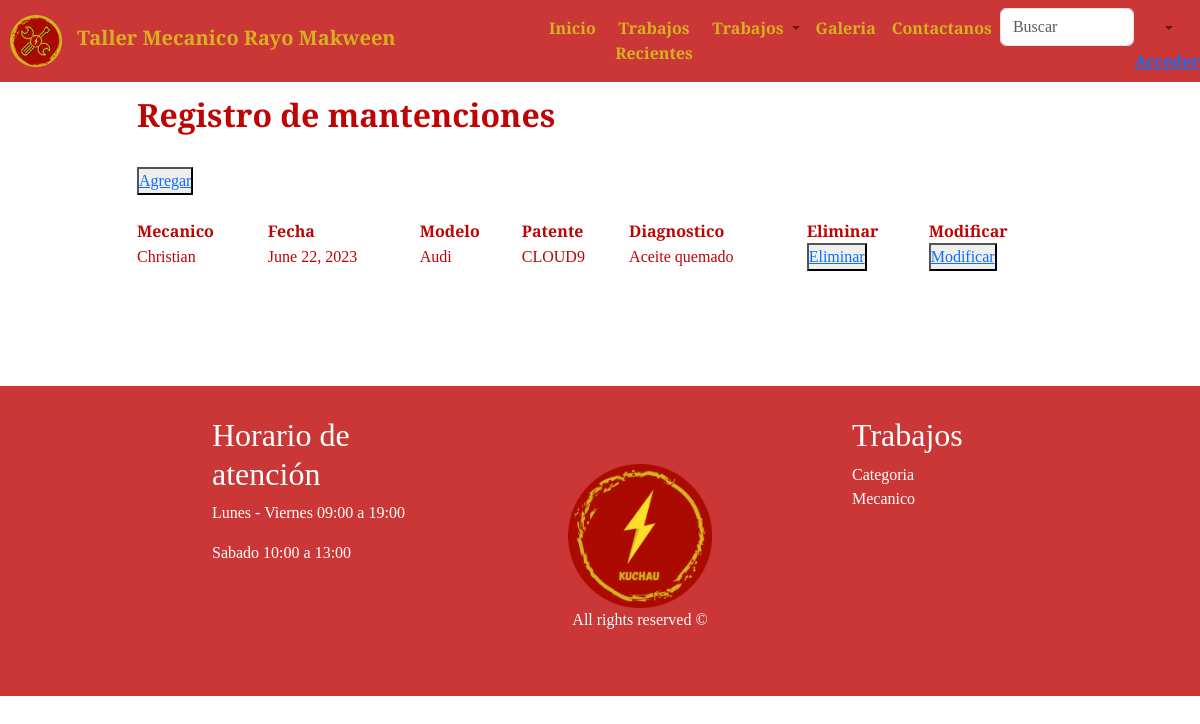
The app's page /taller/crud_atencion, older data.
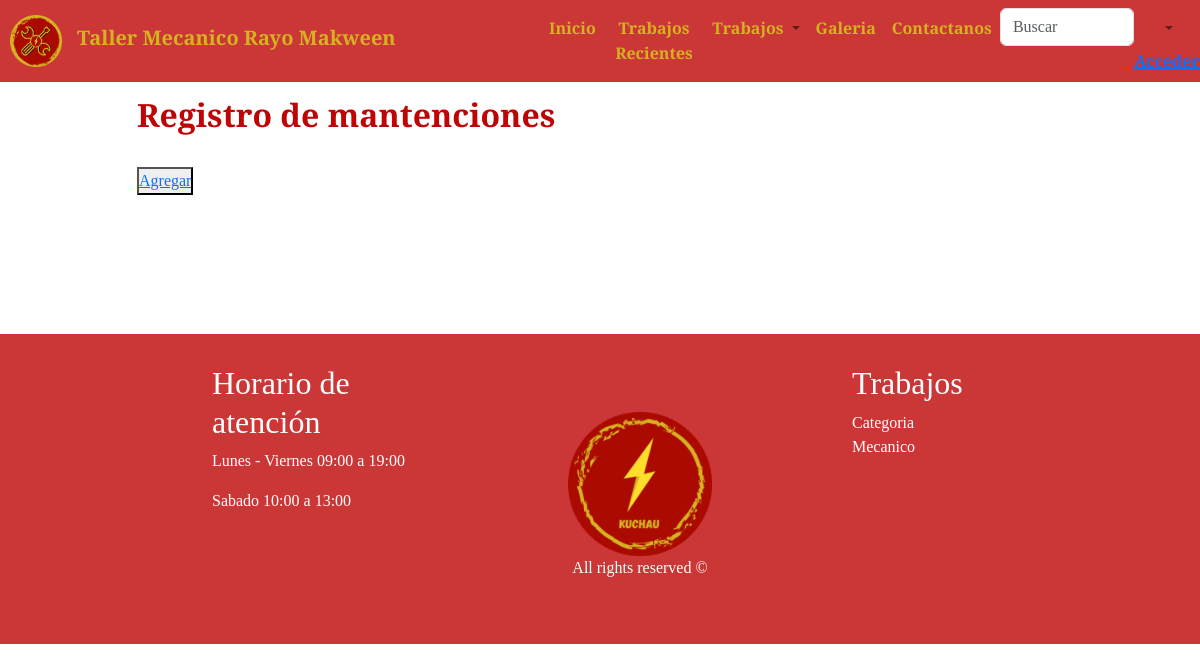
The same page, newer data.
### taller/models.py (models this page shows)
class Atencion(models.Model):
    id_atencion     = models.AutoField(primary_key=True, db_column='idAtencion')
    mecanico        = models.ForeignKey('Mecanico',on_delete=models.CASCADE, db_column='rut')
    fecha_atencion  = models.DateField(blank=False, null=False)
    modelo          = models.CharField(max_length=20)
    patente         = models.CharField(max_length=20)
    diagnostico     = models.CharField(max_length=100)
    id_mantencion   = models.ForeignKey('Mantencion', on_delete=models.CASCADE, db_column='idMantencion')
    cantidad        = models.CharField(max_length=20)
    valor           = models.CharField(max_length=20)

class Mecanico(models.Model):
    rut              = models.CharField(db_column='rut', primary_key=True,max_length=10)
    nombre           = models.CharField(max_length=20)
    apellido_paterno = models.CharField(max_length=20)
    apellido_materno = models.CharField(max_length=20)
    fecha_nacimiento = models.DateField(blank=False, null=False)
    id_genero        = models.ForeignKey('Genero',on_delete=models.CASCADE, db_column='idGenero')
    telefono         = models.CharField(max_length=45)
    email            = models.EmailField(unique=True, max_length=100, blank=True, null=True)
    direccion        = models.CharField(max_length=50, blank=True, null=True)

### taller/views.py (the view)
# urls.py: path('crud_atencion', views.crud_atencion, name='crud_atencion'),
def crud_atencion(request):
    atenciones=Atencion.objects.all()
    context={'atenciones':atenciones}
    print("Enviando datos a atencion_list")
    return render(request,"taller/atencion_list.html",context)

### taller/templates/taller/atencion_list.html (shortened to what this page needs)
{% load static %}
<!DOCTYPE html>
<html lang="en">
<head>
    <link rel="stylesheet" href="https://stackpath.bootstrapcdn.com/bootstrap/4.1.3/css/bootstrap.min.css"
>
    <link rel="stylesheet" href="{% static 'img/iconos/css/fontello.css' %}">
    <link rel="stylesheet" href="{% static 'ext/bootstrap/css/bootstrap.min.css' %}">
    <link rel="stylesheet" href="{% static 'css/keyframes.css' %}">
    <link rel="stylesheet" href="{% static 'css/banner.css' %}">
    <link rel="stylesheet" href="{% static 'css/style.css' %}">
</head>
<body>
    <header>
        <nav class="my_navbar navbar navbar-expand-lg navbar-light bg-light fixed-top">
          <a class="navbar-brand pad_l" href="index"> <img  style="max-width: 10%;" src="{% static 'img/Llave.png' %}" class="img-fluid" alt="Logo" width="20%">
          <b class="color_nav">&nbsp Taller Mecanico Rayo Makween</b></a>
          <div class="collapse navbar-collapse" id="navbarSupportedContent">
            <ul class="navbar-nav mr-auto">
              <li class="nav-item active">
                <a class="nav-link" href="index"><b class="color_nav">Inicio</b><span class="sr-only">(current)</span></a>
              </li>
              <li class="nav-item">
                <a class="nav-link" href="trabajosrecientes"><b class="color_nav">Trabajos Recientes</b></a>
              </li>
              <li class="nav-item dropdown">
                <a class="nav-link dropdown-toggle" href="#" id="navbarDropdown" role="button" data-toggle="dropdown"
                  aria-haspopup="true" aria-expanded="false">
                  <b class="color_nav">Trabajos</b>
                </a>
              </li>
              <li class="nav-item">
                <a class="nav-link" href="galeria"><b class="color_nav">Galeria</b></a>
              </li>
              <li>
              <li class="nav-item">
                <a class="nav-link" href="contactanos"><b class="color_nav">Contactanos</b></a>
              </li>
              <li>
                  <input class="form-control" type="search" placeholder="Buscar">
              </li>
              <li class="nav-item dropdown">
                <a class="nav-link dropdown-toggle" href="#" id="navbarDropdown" role="button" data-toggle="dropdown"
                  aria-haspopup="true" aria-expanded="false">
                  <b class="color_nav">{% if user.is_authenticated %}
                                        Bienvenido: {{user.username}}!
                                        {% else %}
                                        <a href="http://127.0.0.1:8000/accounts/login"><b>Acceder</b></a>
                                       {% endif %}
                  </b>
                </a>
              </li>
            </ul>
          </div>
        </nav>
      </header>
    <section>
        <div class="container">
            <div class="row color_cont">
                <div class="col-md-1"></div>
                <div class="col-md-10" style="padding-bottom: 2%;">
                    <br><br><br><br>
                    <div class="row text-left">
                        <h2><b> Registro de mantenciones</b></h2>
                    </div>
                    <div class="list-group">
                        <br>
                        <button type="button" style="width: fit-content;">
                            <a href="{% url 'atencionAdd' %}">Agregar</a>
                        </button><br>
                        <table>
                            {% if atenciones %}
                                <th>Mecanico</th>
                                <th>Fecha</th>
                                <th>Modelo</th>
                                <th>Patente</th>
                                <th>Diagnostico</th>
                                <th>Eliminar</th>
                                <th>Modificar</th>
                                {% for x in atenciones %}
                                    <tr>
                                        <td>{{ x.mecanico.nombre }}</td>
                                        <td>{{ x.fecha_atencion }}</td>
                                        <td>{{ x.modelo }}</td>
                                        <td>{{ x.patente }}</td>
                                        <td>{{ x.diagnostico }}</td>
                                        <td><button type="button">
                                            <a href="{% url 'atencionDel' pk=x.id_atencion %}">Eliminar</a>
                                        </button></td>
                                        <td><button type="button">
                                            <a href="{% url 'atencionEdit' pk=x.id_atencion %}">Modificar</a>
                                        </button></td>
                                    </tr>
                                {% endfor %}
                            {% endif %}
                        </table><br>
                        <br><br>
                    </div>
                </div>
                <div class="col-md-1"></div>
            </div>
        </div>
    </section>
    <footer>
        <div class="cont_footer">
            <div class="container">
                <div class="row">
                    <div class="col-md-1"></div>
                    <div class="col-md-3">
                        <h2>Horario de atención</h2>
                        <p>Lunes - Viernes 09:00 a 19:00</p>
                        <p>Sabado 10:00 a 13:00</p>
                    </div>
                    <div class="col-md-1"></div>
                    <div class="col-md-3 cont_img_footer">
                        <img src="{% static 'img/Footer.png' %}" class="img-fluid" alt="Footer" width="auto">
                        <p> All rights reserved ©</p>
                    </div>
                    <div class="col-md-1"></div>
                    <div class="col-md-3">
                        <h2>Trabajos</h2>
                        <a href="categoria">Categoria</a>
                        <a href="mecanico">Mecanico</a>
                    </div>
                </div>
            </div>
        </div>
    </footer>
</body>
</html>

### taller/static/css/banner.css (style rules this page uses)
.pad_l { padding-left: 10px; }

### taller/static/css/style.css (style rules this page uses)
* { margin: 0%; padding: 0; box-sizing: border-box; }
body { font-family: 'Cormorant Garamond', serif; }
.my_navbar { background-color: rgba(190, 4, 4, 0.8) !important; }
.my_navbar div, .my_navbar ul { background-color: transparent !important; text-align: center; }
.form-control { align-items: center; }
.color_nav { color: #D6B221; }
.color_cont { color: rgba(190, 4, 4); }
.cont_footer { background-color: rgba(190, 4, 4, 0.8); padding: 10%; padding-bottom: 0; padding-top: 30px; color: white; margin-top: 20px; text-align: left; }
.cont_footer a { color: white; text-decoration: none; display: block; padding-bottom: 0; text-align: left; }
.cont_img_footer { padding: 5%; float: center; max-width: 30%; text-align: center; }

Row changes from the older to the newer data that the page shows:
removed Atencion: mecanico.nombre "Christian", fecha_atencion "June 22, 2023", modelo "Audi", patente "CLOUD9", diagnostico "Aceite quemado"
Text that changed along with them:
text no longer shown: "Mecanico Fecha Modelo Patente Diagnostico Eliminar Modificar"
